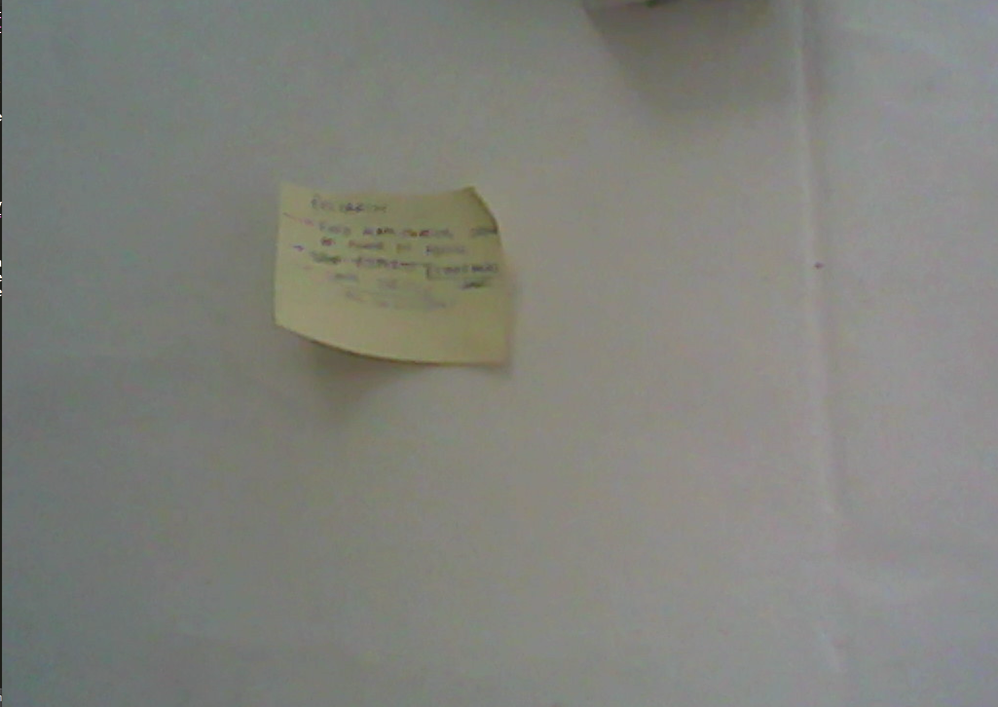
#> input picture camera2object/img_true.png, 998 x 707 px, shrunk from 2050 x 1452 before the run; its folder holds only this picture in this run
$ python -i color_spaces.py   (imports and definitions only)   (older library calls are emulated)
#> lines starting #> are read from the running program, lines starting #| are printed output that depends on the picture
import numpy as np
import cv2
import glob
import matplotlib.pyplot as plt
import matplotlib.image as mpimg
import pickle

def abs_sobel_thresh(image, orient='x', sobel_kernel=3, thresh=(0, 255), switch_gray=True):
    # Calculate directional gradient
    # 1) Convert to grayscale
#> called with orient = 'x', sobel_kernel = 3, thresh = (0, 255), switch_gray = True
    if switch_gray:
        gray = cv2.cvtColor(image, cv2.COLOR_RGB2GRAY)
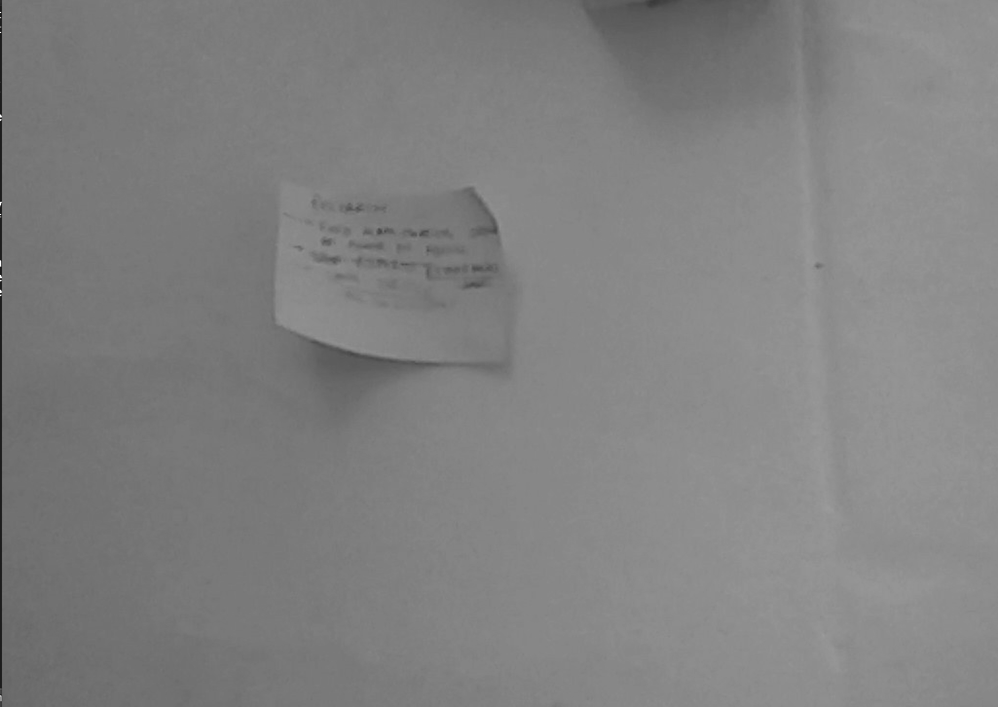
#> gray: shape (707, 998); min 26, max 255, mean 128.9
    else:
        gray = image
    # 2) Take the derivative in x or y given orient = 'x' or 'y'
    if orient == 'x':
        sobel = cv2.Sobel(gray, cv2.CV_64F, 1, 0)
    if orient == 'y':
        sobel = cv2.Sobel(gray, cv2.CV_64F, 0, 1)
    # 3) Take the absolute value of the derivative or gradient
    abs_sobel = np.absolute(sobel)
    # 4) Scale to 8-bit (0 - 255) then convert to type = np.uint8
    scaled_sobel = np.uint8(255 * abs_sobel / np.max(abs_sobel))
    # 5) Create a mask of 1's where the scaled gradient magnitude is > thresh_min and < thresh_max
    grad_binary = np.zeros_like(scaled_sobel)
    grad_binary[(scaled_sobel >= thresh[0]) & (scaled_sobel <= thresh[1])] = 1

    return grad_binary

# [43 lines left out: functions mag_thresh, dir_threshold, not called in this run]

def gaussian_blur(img, kernel=5):
    blur = cv2.GaussianBlur(img,(kernel,kernel),0)
    return blur

>>> import cv2
>>> picture = cv2.cvtColor(cv2.imread('../camera2object/img_true.png'), cv2.COLOR_BGR2RGB)
>>> result = abs_sobel_thresh(picture)
#> result: shape (707, 998); every value is 1
